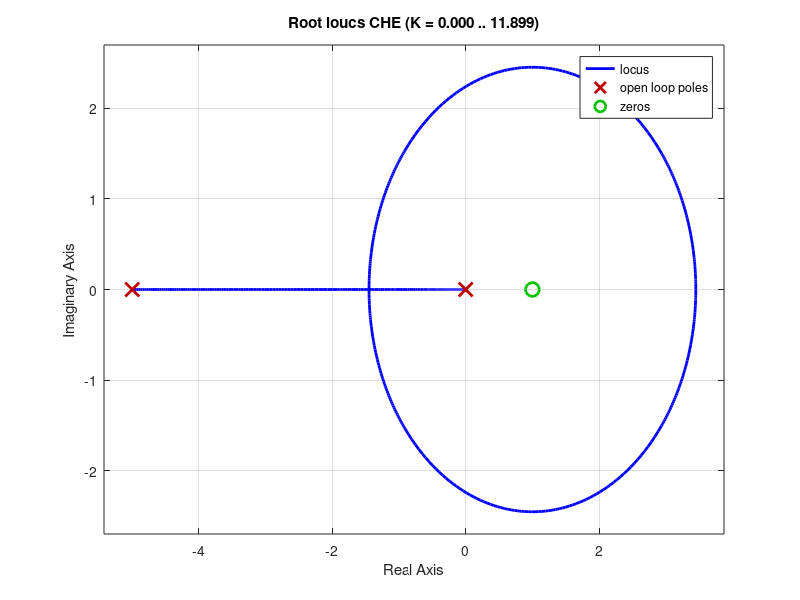

This chart was generated by the following MATLAB code:
ps = [-1 1]
qs = conv([1 0],[1 5])

CHE = tf(ps,qs) % Caracteristic Eqn

 rlocus(CHE)

% [k, p] = rlocfind(ps,qs)

% k = [0 1 3 5 7]
% 
% rlocus(CHE, k)